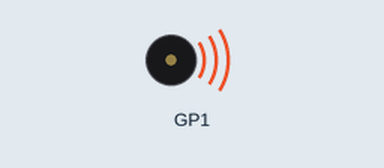
A program run on a simulated Raspberry Pi Pico running CircuitPython. On the bench: buzzer (waves = sounding). What the program prints to the serial console is not drawn. At 1.0 s the program ends and the board releases its pins; the recording ends there.

Above: at 0.1 s.
Timing chart, 0 to 1.0 s (numbered marks = the images above):
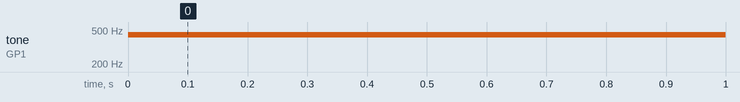

Measured:
- by itself, tone on GP1: silent → 440 Hz at 0.00 s, → silent 1.0 s later

The program:

vibrationMotor-PWM.py
```python
import time
import board
#import pwmio
import simpleio

'''
Connect:
    red: 3V
    black: GPIO
'''

#vib = pwmio.PWMOut(board.GP1, duty_cycle=0, frequency= 440, variable_frequency=True)

# vib.duty_cycle = 65535 // 2
# time.sleep(1)
# vib.duty_cycle = 0
# time.sleep(1)
# vib.duty_cycle = 65535 // 2
# time.sleep(1)
# vib.duty_cycle = 0
# time.sleep(1)

simpleio.tone(board.GP1, 440, 1)

print("hi")
```
